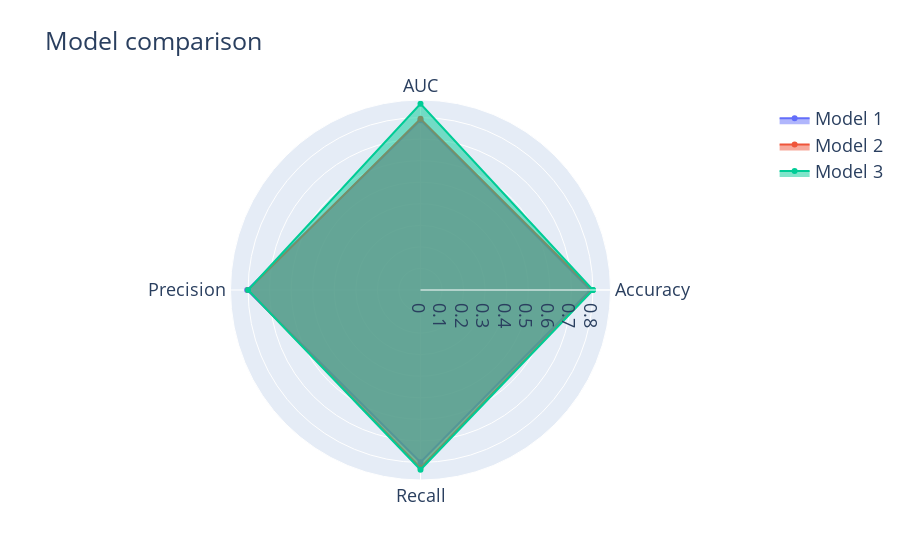

Notebook source saved alongside this figure:
### Markdown cell above
Logistic Regression Model: 
Accuracy: 0.803
AUC: 0.789
Precision: 0.928
Recall: 0.813

XGBoost Model : 
Accuracy: 0.8518
AUC: 0.730
Precision: 0.879
Recall:  0.942

Neural Network Model: 
Accuracy: 0.823 
AUC: 0.897
Precision: 0.790
Recall:  0.873

### Code cell
#SEASONAL FLU INITIAL MODELS 
categories = ["Accuracy", "AUC", "Precision","Recall" ]
categories = [*categories, categories[0]]

#Logistic Regression Model 
Model_1 = [0.789,0.788,0.804,0.799]
#XGBoost 
Model_2 = [0.797,0.794,0.800,0.825]

#Neural Network 
Model_3 = [0.800,0.864,0.800,0.834]


Model_1 = [*Model_1, Model_1[0]]
Model_2 = [*Model_2, Model_2[0]]
Model_3 = [*Model_3, Model_3[0]]


fig = go.Figure(
    data=[
        go.Scatterpolar(r=Model_1, theta=categories, fill='toself', name='Model 1'),
        go.Scatterpolar(r=Model_2, theta=categories, fill='toself', name='Model 2'),
        go.Scatterpolar(r=Model_3, theta=categories, fill='toself', name='Model 3')
    ],
    layout=go.Layout(
        title=go.layout.Title(text='Model comparison'),
        polar={'radialaxis': {'visible': True}},
        showlegend=True)
)
fig.update_layout(font=dict(size=18))


fig

### Figure 1 — Plotly figure (JSON) as saved in the notebook; plotly's stock layout.template omitted (floating-point values rounded to 4 significant figures)
{"data": [{"fill": "toself", "name": "Model 1", "r": [0.789, 0.788, 0.804, 0.799, 0.789], "theta": ["Accuracy", "AUC", "Precision", "Recall", "Accuracy"], "type": "scatterpolar"}, {"fill": "toself", "name": "Model 2", "r": [0.797, 0.794, 0.8, 0.825, 0.797], "theta": ["Accuracy", "AUC", "Precision", "Recall", "Accuracy"], "type": "scatterpolar"}, {"fill": "toself", "name": "Model 3", "r": [0.8, 0.864, 0.8, 0.834, 0.8], "theta": ["Accuracy", "AUC", "Precision", "Recall", "Accuracy"], "type": "scatterpolar"}], "layout": {"font": {"size": 18}, "polar": {"radialaxis": {"visible": true}}, "showlegend": true, "title": {"text": "Model comparison"}}}
